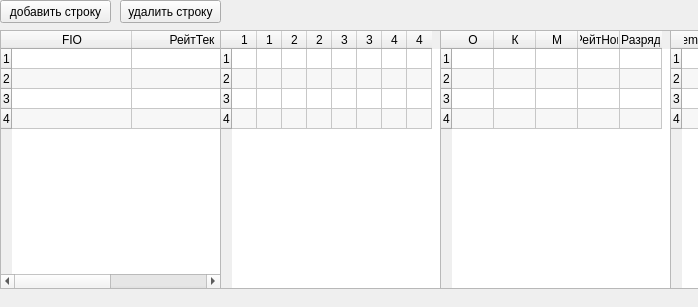
<?xml version="1.0" encoding="UTF-8"?>
<ui version="4.0">
 <class>TurWidget</class>
 <widget class="QWidget" name="TurWidget">
  <property name="geometry">
   <rect>
    <x>0</x>
    <y>0</y>
    <width>698</width>
    <height>307</height>
   </rect>
  </property>
  <property name="sizePolicy">
   <sizepolicy hsizetype="Ignored" vsizetype="Ignored">
    <horstretch>0</horstretch>
    <verstretch>0</verstretch>
   </sizepolicy>
  </property>
  <property name="minimumSize">
   <size>
    <width>500</width>
    <height>200</height>
   </size>
  </property>
  <property name="baseSize">
   <size>
    <width>0</width>
    <height>0</height>
   </size>
  </property>
  <widget class="QPushButton" name="pushButtonAddUser">
   <property name="geometry">
    <rect>
     <x>0</x>
     <y>0</y>
     <width>111</width>
     <height>23</height>
    </rect>
   </property>
   <property name="text">
    <string>добавить строку</string>
   </property>
  </widget>
  <widget class="QPushButton" name="pushButtonDeleteUser">
   <property name="geometry">
    <rect>
     <x>120</x>
     <y>0</y>
     <width>101</width>
     <height>23</height>
    </rect>
   </property>
   <property name="text">
    <string>удалить строку</string>
   </property>
   <property name="checkable">
    <bool>false</bool>
   </property>
   <property name="checked">
    <bool>false</bool>
   </property>
  </widget>
  <widget class="QTableWidget" name="tableWidgetUsers">
   <property name="geometry">
    <rect>
     <x>0</x>
     <y>30</y>
     <width>221</width>
     <height>259</height>
    </rect>
   </property>
   <property name="sizePolicy">
    <sizepolicy hsizetype="Fixed" vsizetype="Preferred">
     <horstretch>0</horstretch>
     <verstretch>0</verstretch>
    </sizepolicy>
   </property>
   <property name="alternatingRowColors">
    <bool>true</bool>
   </property>
   <attribute name="horizontalHeaderDefaultSectionSize">
    <number>120</number>
   </attribute>
   <attribute name="horizontalHeaderMinimumSectionSize">
    <number>50</number>
   </attribute>
   <attribute name="verticalHeaderDefaultSectionSize">
    <number>20</number>
   </attribute>
   <attribute name="verticalHeaderMinimumSectionSize">
    <number>20</number>
   </attribute>
   <row>
    <property name="text">
     <string>1</string>
    </property>
   </row>
   <row>
    <property name="text">
     <string>2</string>
    </property>
   </row>
   <row>
    <property name="text">
     <string>3</string>
    </property>
   </row>
   <row>
    <property name="text">
     <string>4</string>
    </property>
   </row>
   <column>
    <property name="text">
     <string>FIO</string>
    </property>
   </column>
   <column>
    <property name="text">
     <string>РейтТек</string>
    </property>
   </column>
  </widget>
  <widget class="QTableWidget" name="tableWidgetFights">
   <property name="geometry">
    <rect>
     <x>220</x>
     <y>30</y>
     <width>221</width>
     <height>259</height>
    </rect>
   </property>
   <property name="sizePolicy">
    <sizepolicy hsizetype="Minimum" vsizetype="Preferred">
     <horstretch>0</horstretch>
     <verstretch>0</verstretch>
    </sizepolicy>
   </property>
   <property name="minimumSize">
    <size>
     <width>0</width>
     <height>0</height>
    </size>
   </property>
   <property name="alternatingRowColors">
    <bool>true</bool>
   </property>
   <attribute name="horizontalHeaderDefaultSectionSize">
    <number>25</number>
   </attribute>
   <attribute name="horizontalHeaderMinimumSectionSize">
    <number>21</number>
   </attribute>
   <attribute name="verticalHeaderDefaultSectionSize">
    <number>20</number>
   </attribute>
   <attribute name="verticalHeaderMinimumSectionSize">
    <number>20</number>
   </attribute>
   <row>
    <property name="text">
     <string>1</string>
    </property>
   </row>
   <row>
    <property name="text">
     <string>2</string>
    </property>
   </row>
   <row>
    <property name="text">
     <string>3</string>
    </property>
   </row>
   <row>
    <property name="text">
     <string>4</string>
    </property>
   </row>
   <column>
    <property name="text">
     <string>1</string>
    </property>
   </column>
   <column>
    <property name="text">
     <string>1</string>
    </property>
   </column>
   <column>
    <property name="text">
     <string>2</string>
    </property>
   </column>
   <column>
    <property name="text">
     <string>2</string>
    </property>
   </column>
   <column>
    <property name="text">
     <string>3</string>
    </property>
   </column>
   <column>
    <property name="text">
     <string>3</string>
    </property>
   </column>
   <column>
    <property name="text">
     <string>4</string>
    </property>
   </column>
   <column>
    <property name="text">
     <string>4</string>
    </property>
   </column>
  </widget>
  <widget class="QTableWidget" name="tableWidgetRating">
   <property name="geometry">
    <rect>
     <x>440</x>
     <y>30</y>
     <width>231</width>
     <height>259</height>
    </rect>
   </property>
   <property name="sizePolicy">
    <sizepolicy hsizetype="Fixed" vsizetype="Preferred">
     <horstretch>0</horstretch>
     <verstretch>0</verstretch>
    </sizepolicy>
   </property>
   <property name="layoutDirection">
    <enum>Qt::LeftToRight</enum>
   </property>
   <property name="alternatingRowColors">
    <bool>true</bool>
   </property>
   <property name="textElideMode">
    <enum>Qt::ElideRight</enum>
   </property>
   <property name="showGrid">
    <bool>true</bool>
   </property>
   <property name="gridStyle">
    <enum>Qt::SolidLine</enum>
   </property>
   <attribute name="horizontalHeaderDefaultSectionSize">
    <number>42</number>
   </attribute>
   <attribute name="horizontalHeaderMinimumSectionSize">
    <number>21</number>
   </attribute>
   <attribute name="verticalHeaderDefaultSectionSize">
    <number>20</number>
   </attribute>
   <row>
    <property name="text">
     <string>1</string>
    </property>
   </row>
   <row>
    <property name="text">
     <string>2</string>
    </property>
   </row>
   <row>
    <property name="text">
     <string>3</string>
    </property>
   </row>
   <row>
    <property name="text">
     <string>4</string>
    </property>
   </row>
   <column>
    <property name="text">
     <string>О</string>
    </property>
   </column>
   <column>
    <property name="text">
     <string>К</string>
    </property>
   </column>
   <column>
    <property name="text">
     <string>М</string>
    </property>
   </column>
   <column>
    <property name="text">
     <string>РейтНов</string>
    </property>
   </column>
   <column>
    <property name="text">
     <string>Разряд</string>
    </property>
   </column>
  </widget>
  <widget class="QTableWidget" name="tableWidgetData">
   <property name="enabled">
    <bool>true</bool>
   </property>
   <property name="geometry">
    <rect>
     <x>670</x>
     <y>30</y>
     <width>191</width>
     <height>259</height>
    </rect>
   </property>
   <property name="sizePolicy">
    <sizepolicy hsizetype="Ignored" vsizetype="Preferred">
     <horstretch>0</horstretch>
     <verstretch>0</verstretch>
    </sizepolicy>
   </property>
   <property name="layoutDirection">
    <enum>Qt::LeftToRight</enum>
   </property>
   <property name="alternatingRowColors">
    <bool>true</bool>
   </property>
   <property name="textElideMode">
    <enum>Qt::ElideRight</enum>
   </property>
   <property name="showGrid">
    <bool>true</bool>
   </property>
   <property name="gridStyle">
    <enum>Qt::SolidLine</enum>
   </property>
   <attribute name="horizontalHeaderDefaultSectionSize">
    <number>42</number>
   </attribute>
   <attribute name="horizontalHeaderMinimumSectionSize">
    <number>21</number>
   </attribute>
   <attribute name="verticalHeaderDefaultSectionSize">
    <number>20</number>
   </attribute>
   <row>
    <property name="text">
     <string>1</string>
    </property>
   </row>
   <row>
    <property name="text">
     <string>2</string>
    </property>
   </row>
   <row>
    <property name="text">
     <string>3</string>
    </property>
   </row>
   <row>
    <property name="text">
     <string>4</string>
    </property>
   </row>
   <column>
    <property name="text">
     <string>EnemesCoeff</string>
    </property>
   </column>
  </widget>
 </widget>
 <resources/>
 <connections/>
</ui>
